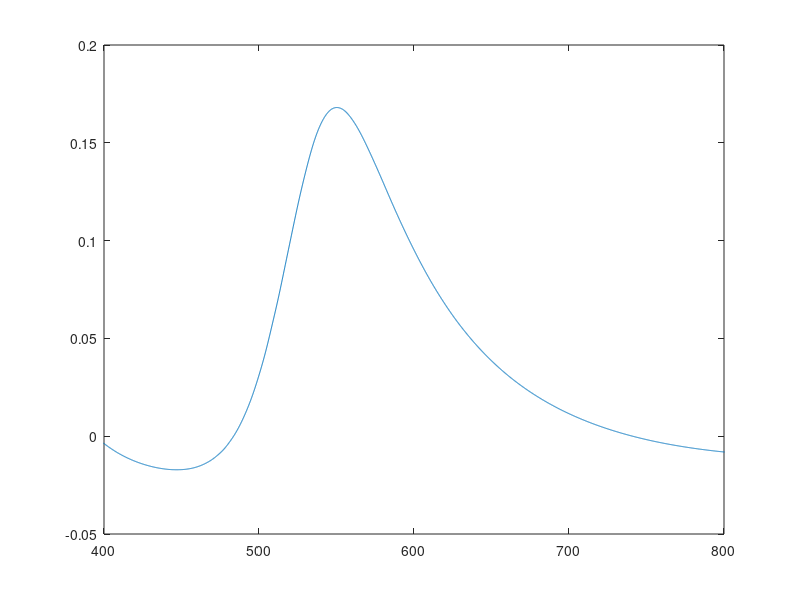

Recreate this plot in MATLAB.
%clear all;
S = dlmread('CRYSTALS_Si_Palik.csv.txt');
lam = 1000*S(:,1);
xx = (270.7:0.1:820.6)';
yr = S(:,2);
yi= S(:,3);
yyr = spline(lam,yr,xx); %real part ref index of Si
yyi = spline(lam,yi,xx); %imag part of ref index of Si

% xx = xx(1700:4500);  %limiting wavelength 480-660nm
% yyr = yyr(1700:4500);  
% yyi = yyi(1700:4500);

x=xx./1000; %wavelength in micron
lambda = 1000.*x; %wavelength in nanometers

%l=26; %layers of hbn

n0 = ones(size(x)); % refractive index of air
n1 = 3*ones(size(x)) - 1i*(5.446/3)*(lambda/1000);
%n1 =  (2.3 - 1.6i) .* ones(size(x));%ref index of graphene/graphite
%n1 =  (ng + (kg)*1i) .* ones(size(x));
%n2 = 1.8 - (0.00069375 .* (lambda - 480));%ref index of hBN with 3% dispersion
%n2 = (1.8).* ones(size(x)); %ref index of hb
n2 = 1.8 - (0.00069375 .* (lambda - 480));
n3 = 1*sqrt( 1 + 0.6961663*power(x,2)./(power(x,2)-power(0.0684043,2)) +(0.4079426*power(x,2))./(power(x,2)-power(0.1162414,2)) + (0.8974794*power(x,2))./(power(x,2)-power(9.896161,2)));  %refractive index of sio2
%n2=n3;%n4=n3;
%n3=n0;
n4 = yyr + 1i.*yyi; %ref index of silicon
%n4 = n3; %on glass or cover slip or fused Si

%%

r(:,1) = (n0-n1)./(n0+n1); % reflection coefficient 
r(:,2) = (n1-n2)./(n1+n2);
r(:,3) = (n2-n3)./(n2+n3);
r(:,4) = (n3-n4)./(n3+n4);

d2 = 0.200; %size of hbn layer in micron
%l*0.0004; 
d1 = 0.00034; %size of graphene monolayer micron
d3 = .272; %size of sio2 layer in microns

p(:,1) = exp(-2i*(2*pi*n1*d1)./x);  %graphene phase
p(:,2) = exp(-2i*(2*pi*n2*d2)./x);  %hbn phase
p(:,3) = exp(-2i*(2*pi*n3*d3)./x);  %Sio2 phase

g(:,4) = r(:,4);

for j= 1:3
    g(:,4-j) = (r(:,4-j) + g(:,5-j).* p(:,4-j))./ (1 + r(:,4-j).*g(:,5-j).*p(:,4-j));
end

I = (abs(g(:,1))).^2 %full stack g+hbn+sio2


rn(:,1) = (n0 - n2)./(n0 + n2); %no graphene
rn(:,2) = r(:,3);
rn(:,3) = r(:,4);
h(:,3) = rn(:,3);
q(:,2) = p(:,3);
q(:,1) = p(:,2);


for j=1:2   
    h(:,3-j) = (rn(:,3-j) + h(:,4-j).*q(:,3-j))./(1 + rn(:,3-j).*h(:,4-j).*q(:,3-j));
end
K = abs(h(:,1)).^2; %no graphene h+s


rnnn(:,1) = r(:,1); %air graphene
rnnn(:,2) = (n1-n3)./(n3+n1); %graphene sio2
rnnn(:,3) = r(:,4);
hh(:,3) = rnnn(:,3);
qq(:,2) = p(:,3);
qq(:,1) = p(:,1);


for j=1:2   
    hh(:,3-j) = (rnnn(:,3-j) + hh(:,4-j).*qq(:,3-j))./(1 + rnnn(:,3-j).*hh(:,4-j).*qq(:,3-j));
end
M = abs(hh(:,1)).^2 % g+s


rnn(:,1) = (n0-n3)./(n0+n3); %air sio2
rnn(:,2) = r(:,4); %sio2 si
t = p(:,3);
f(:,2) = rnn(:,2);

f(:,1) = (rnn(:,1) + f(:,2).*t)./(1 + rnn(:,1).*f(:,2).*t);
L = abs(f(:,1)).^2 %just s

%contrast calculation
C1 = (K - I)./K; %h+s - g+h+s
C2 = (L - K)./L; % s - h+s
C3 = (L - I)./L; %s - g+h+s
C4 = (M - I)./M; %g+s - g+h+s
C5 = (M - I - K + L)./M; %g+s - g+h+s - h+s + s
C6 = (L - M)./M; %s - g+s
%close all
figure
 %hold  on
plot(lambda,C6)
xlim([400 800]) 
 %title('graphene on Si/SiO2');
% figure
% plot(lambda,C2)
% xlim([410 740]) 
% title('hBN on Si');
% grid on
% figure
% plot(lambda,C3,'b')
% plot(lambda,C4,'black')
% plot(lambda,C6,'c')
% xlim([480 760]) 
% title('graphene on Si');
%plot(lambda,M)
%hold on 
%plot(lambda,L)